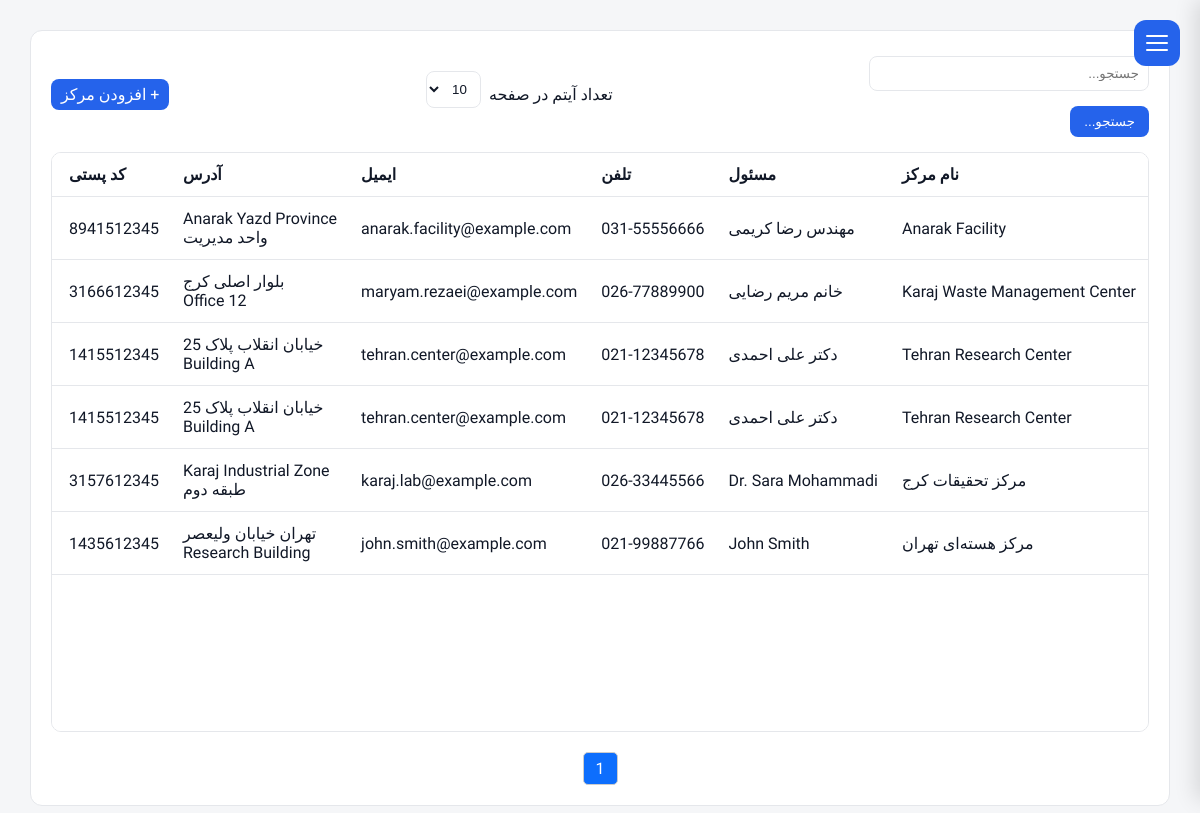
Screenshot of /facilities/ (signed in) with the database file from the repository.
### facilities/models.py (models this page shows, shortened)
class Facility(models.Model):
    name = models.CharField(
        _("Facility Name"),
        max_length=255, blank=True,null=True
    )
    responsible_person = models.CharField(
        _("Responsible Person"),
        max_length=150, blank=True,null=True
    )
    telephone = models.CharField(
        _("Telephone"),
        max_length=50, blank=True,null=True
    )
    email = models.EmailField(
        _("Email"),
        blank=True,null=True
    )
    address1 = models.CharField(
        _("Address Line 1"),
        max_length=255, blank=True,null=True
    )
    address2 = models.CharField(
        _("Address Line 2"),
        max_length=255,
         blank=True,null=True
    )
    postal_code = models.CharField(
        _("Postal Code"),
        max_length=20,
         blank=True,null=True
    )
    national_id = models.CharField(
        _("National ID"),
        max_length=50,
         blank=True,null=True
    )
    economic_code = models.CharField(
        _("Economic Code"),
        max_length=50,
         blank=True,null=True
    )
    created_at = models.DateTimeField(
        auto_now_add=True
    )
    updated_at = models.DateTimeField(
        auto_now=True
    )
    class Meta:
        ordering = ["name"]
        verbose_name = _("Facility")
        verbose_name_plural = _("Facilities")

### facilities/views.py (the view, shortened to what this page needs)
def facility_list(request):
    search = request.GET.get("search", "")
    try:
        page_size = int(
            request.GET.get(
                "page_size",
                10
            )
        )
    except ValueError:
        page_size = 10
    queryset = Facility.objects.all()
    filter_fields = [
        "name",
        "responsible_person",
        "telephone",
        "email",
        "postal_code",
        "national_id",
        "economic_code",
    ]
    queryset = queryset.order_by(
        "name"
    )
    paginator = Paginator(
        queryset,
        page_size
    )
    facilities = paginator.get_page(
        request.GET.get("page")
    )
    params = request.GET.copy()
    params.pop(
        "page",
        None
    )
    context = {
        "facilities": facilities,
        "search": search,
        "page_size": page_size,
        "query_string":
            params.urlencode(),
    }
    return render(
        request,
        "facilities/facility_list.html",
        context
    )

### templates/facilities/facility_list.html (shortened to what this page needs)
{% extends 'base.html' %}
{% load static %}
{% load i18n %}
{% block content %}
<div class="content">
<div class="table-toolbar">
    <div class="search-box">
       <form method="get">
<input
type="text"
name="search"
value="{{ search }}"
placeholder="{% trans 'Search...' %}"
>
<button
type="submit"
class="btn btn-outline-primary">
{% trans "Search" %}
</button>
</form>
    </div>
<div class="header-group">
<label>
{% translate "Items" %}
</label>
<form method="get">
<select
name="page_size"
onchange="this.form.submit()"
>
<option value="10"
{% if page_size == 10 %}selected{% endif %}
>
10
</option>
</select>
</form>
</div>
<div class="header-group">
<a href="{% url 'facility_create' %}"
class="btn-blue">
+
{% translate "Add Facility" %}
</a>
</div>
</div>
<div class="table-scroll">
<table>
<thead>
<tr>
<th>
{% translate "Name" %}
</th>
<th>
{% translate "Responsible Person" %}
</th>
<th>
{% translate "Telephone" %}
</th>
<th>
{% translate "Email" %}
</th>
<th>
{% translate "Address" %}
</th>
<th>
{% translate "Postal Code" %}
</th>
<th>
</th>
</tr>
</thead>
<tbody>
{% for facility in facilities %}
<tr>
<td>
{{ facility.name }}
</td>
<td>
{{ facility.responsible_person }}
</td>
<td>
{{ facility.telephone }}
</td>
<td>
{{ facility.email|default:"-" }}
</td>
<td>
{{ facility.address1 }}
{% if facility.address2 %}
<br>
{{ facility.address2 }}
{% endif %}
</td>
<td>
{{ facility.postal_code|default:"-" }}
</td>
<td>
</td>
</tr>
{% empty %}
<tr>
<td colspan="9">
{% translate "No facilities found." %}
</td>
</tr>
{% endfor %}
</tbody>
</table>
</div>
<div class="pagination">
{% for num in facilities.paginator.page_range %}
{% if num == 1 or num == facilities.paginator.num_pages or num >= facilities.number|add:"-2" and num <= facilities.number|add:"2" %}
{% if num == facilities.number %}
<span class="current">
    {{ num }}
</span>
{% else %}
<a href="?{{ query_string }}&page={{ num }}">
    {{ num }}
</a>
{% endif %}
{% elif num == facilities.number|add:"-3" or num == facilities.number|add:"3" %}
<span>
    ...
</span>
{% endif %}
{% endfor %}
</div>
</div>
{% endblock %}

### static/css/base.css (style rules this page uses)
* { margin:0; padding:0; box-sizing:border-box; }
html.rtl { font-family:Vazirmatn,sans-serif; }
:root { --bg: #f5f6f8; --card: #ffffff; --text: #111827; --muted: #6b7280; --border: #e5e7eb; --primary: #2563eb; --sidebar: #1f2937; --sidebar-text: #374151; }
body { background: var(--bg); color: var(--text); }
.content { background: var(--card); padding: 20px; border-radius: 12px; border: 1px solid var(--border); }
th, td { padding: 12px; border-bottom: 1px solid var(--border); text-align: left; }
th { background: rgba(0,0,0,0.03); }
input, select, textarea { width: 100%; padding: 9px; margin-top: 5px; margin-bottom: 15px; border: 1px solid var(--border); border-radius: 8px; background: var(--card); color: var(--text); }
button { background: var(--primary); color: white; padding: 8px 14px; border: none; border-radius: 8px; cursor: pointer; }
table { width: max-content; min-width: 100%; border-collapse: collapse; }
.btn-blue { background: #2563eb; color: white; padding: 6px 10px; border-radius: 8px; text-decoration: none; }
.pagination { margin-top: 15px; text-align: center; }
.header-group { display: flex; gap: 8px; align-items: center; }
.table-scroll { height: calc(100vh - 220px); overflow: auto; border: 1px solid var(--border); border-radius: 10px; background: var(--card); }
table thead th { position: sticky; top: 0; background: var(--card); z-index: 10; }

### templates/facilities/facility_list.html (style rules this page uses)
.table-toolbar { display:flex; justify-content:space-between; align-items:center; gap:20px; margin-bottom:15px; flex-wrap:wrap; }
.pagination { display:flex; justify-content:center; align-items:center; gap:6px; margin-top:20px; }
.pagination a, .pagination span { padding:6px 12px; border:1px solid #ccc; border-radius:5px; text-decoration:none; }
.pagination .current { background:#0d6efd; color:white; }

### rows the page displays
Facility: name "Anarak Facility", responsible_person "مهندس رضا کریمی", telephone "031-55556666", email "anarak.facility@example.com", address1 "Anarak Yazd Province", address2 "واحد مدیریت", postal_code "8941512345"
Facility: name "Karaj Waste Management Center", responsible_person "خانم مریم رضایی", telephone "026-77889900", email "maryam.rezaei@example.com", address1 "بلوار اصلی کرج", address2 "Office 12", postal_code "3166612345"
Facility: name "Tehran Research Center", responsible_person "دکتر علی احمدی", telephone "021-12345678", email "tehran.center@example.com", address1 "خیابان انقلاب پلاک 25", address2 "Building A", postal_code "1415512345"
Facility: name "Tehran Research Center", responsible_person "دکتر علی احمدی", telephone "021-12345678", email "tehran.center@example.com", address1 "خیابان انقلاب پلاک 25", address2 "Building A", postal_code "1415512345"
Facility: name "مرکز تحقیقات کرج", responsible_person "Dr. Sara Mohammadi", telephone "026-33445566", email "karaj.lab@example.com", address1 "Karaj Industrial Zone", address2 "طبقه دوم", postal_code "3157612345"
Facility: name "مرکز هسته‌ای تهران", responsible_person "John Smith", telephone "021-99887766", email "john.smith@example.com", address1 "تهران خیابان ولیعصر", address2 "Research Building", postal_code "1435612345"

### other values shown
{{ num }} "1"
